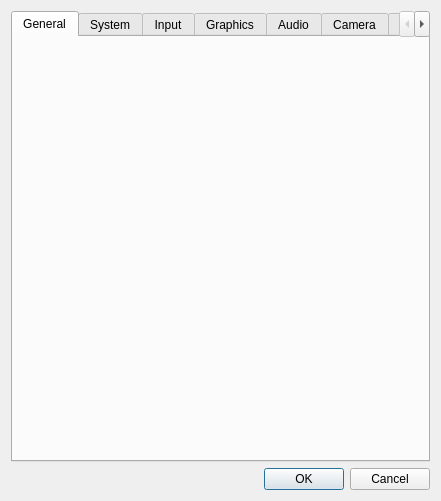
<?xml version="1.0" encoding="UTF-8"?>
<ui version="4.0">
 <class>ConfigureDialog</class>
 <widget class="QDialog" name="ConfigureDialog">
  <property name="geometry">
   <rect>
    <x>0</x>
    <y>0</y>
    <width>441</width>
    <height>501</height>
   </rect>
  </property>
  <property name="windowTitle">
   <string>Citra Configuration</string>
  </property>
  <layout class="QVBoxLayout" name="verticalLayout">
   <item>
    <widget class="QTabWidget" name="tabWidget">
     <property name="currentIndex">
      <number>0</number>
     </property>
     <widget class="ConfigureGeneral" name="generalTab">
      <attribute name="title">
       <string>General</string>
      </attribute>
     </widget>
     <widget class="ConfigureSystem" name="systemTab">
      <attribute name="title">
       <string>System</string>
      </attribute>
     </widget>
     <widget class="ConfigureInput" name="inputTab">
      <attribute name="title">
       <string>Input</string>
      </attribute>
     </widget>
      <widget class="ConfigureGraphics" name="graphicsTab">
        <attribute name="title">
          <string>Graphics</string>
        </attribute>
      </widget>
     <widget class="ConfigureAudio" name="audioTab">
       <attribute name="title">
         <string>Audio</string>
       </attribute>
     </widget>
     <widget class="ConfigureCamera" name="cameraTab">
      <attribute name="title">
       <string>Camera</string>
      </attribute>
     </widget>
     <widget class="ConfigureDebug" name="debugTab">
      <attribute name="title">
       <string>Debug</string>
      </attribute>
     </widget>
    </widget>
   </item>
   <item>
    <widget class="QDialogButtonBox" name="buttonBox">
     <property name="standardButtons">
      <set>QDialogButtonBox::Cancel|QDialogButtonBox::Ok</set>
     </property>
    </widget>
   </item>
  </layout>
 </widget>
 <customwidgets>
  <customwidget>
   <class>ConfigureGeneral</class>
   <extends>QWidget</extends>
   <header>configure_general.h</header>
   <container>1</container>
  </customwidget>
  <customwidget>
   <class>ConfigureSystem</class>
   <extends>QWidget</extends>
   <header>configure_system.h</header>
   <container>1</container>
  </customwidget>
  <customwidget>
   <class>ConfigureAudio</class>
   <extends>QWidget</extends>
   <header>configure_audio.h</header>
   <container>1</container>
  </customwidget>
  <customwidget>
   <class>ConfigureCamera</class>
   <extends>QWidget</extends>
   <header>configure_camera.h</header>
   <container>1</container>
  </customwidget>
  <customwidget>
   <class>ConfigureDebug</class>
   <extends>QWidget</extends>
   <header>configure_debug.h</header>
   <container>1</container>
  </customwidget>
  <customwidget>
   <class>ConfigureInput</class>
   <extends>QWidget</extends>
   <header>configure_input.h</header>
   <container>1</container>
  </customwidget>
  <customwidget>
   <class>ConfigureGraphics</class>
   <extends>QWidget</extends>
   <header>configure_graphics.h</header>
   <container>1</container>
  </customwidget>
 </customwidgets>
 <resources/>
 <connections>
  <connection>
   <sender>buttonBox</sender>
   <signal>accepted()</signal>
   <receiver>ConfigureDialog</receiver>
   <slot>accept()</slot>
   <hints>
    <hint type="sourcelabel">
     <x>220</x>
     <y>380</y>
    </hint>
    <hint type="destinationlabel">
     <x>220</x>
     <y>200</y>
    </hint>
   </hints>
  </connection>
  <connection>
   <sender>buttonBox</sender>
   <signal>rejected()</signal>
   <receiver>ConfigureDialog</receiver>
   <slot>reject()</slot>
   <hints>
    <hint type="sourcelabel">
     <x>220</x>
     <y>380</y>
    </hint>
    <hint type="destinationlabel">
     <x>220</x>
     <y>200</y>
    </hint>
   </hints>
  </connection>
 </connections>
</ui>
